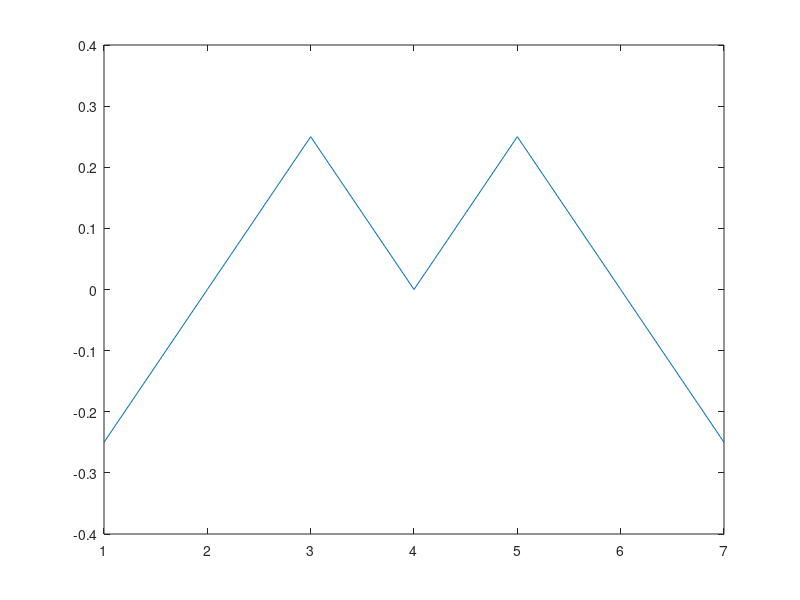
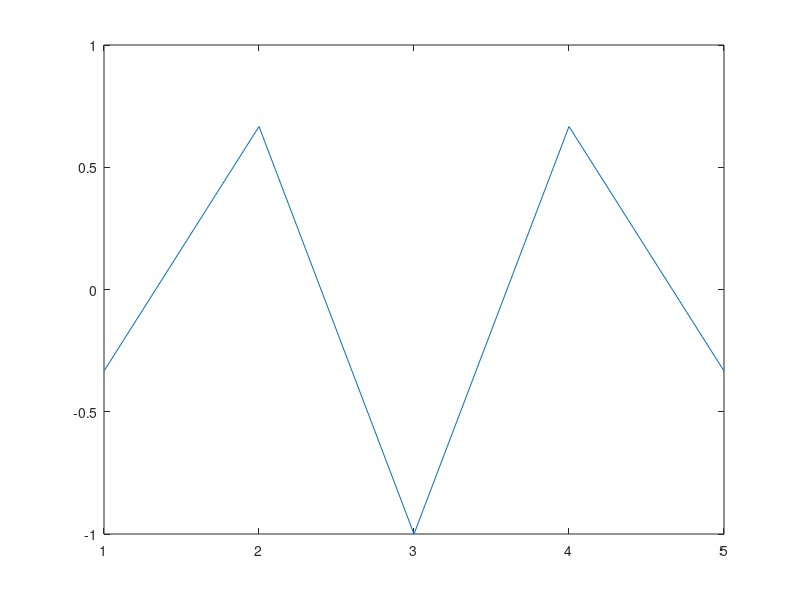
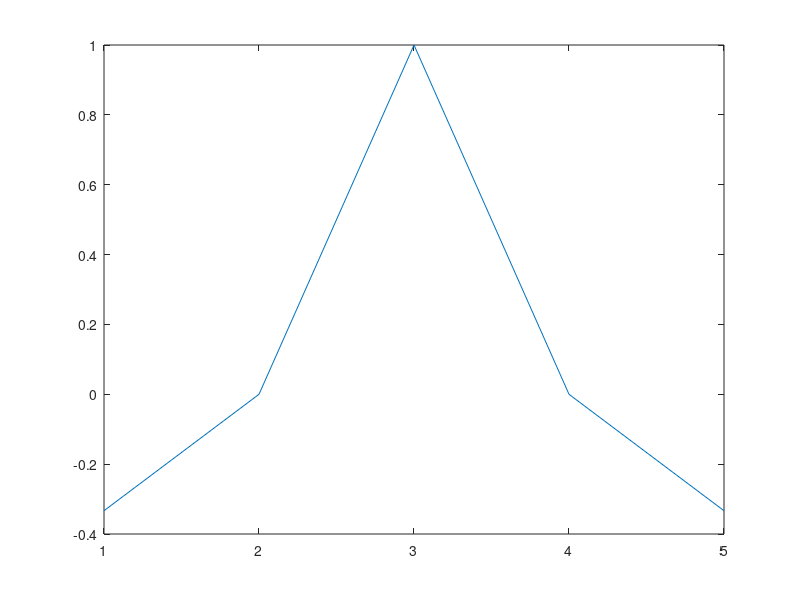

Here is the MATLAB script that generated these plots, in order:
a = [-1 , 1, -1,  1];
b = [ 1 , 1, -1, -1];
% [c d] = xcorr(a,b);
c = conv(a,b);
figure(143)
plot(c/length(a));


a = [-1 , 1, -1];
b = [ 1 ,-1,  1];
% [c d] = xcorr(a,b);
c = conv(a,b);
figure(144)
plot(c/length(a));


a = [-1 ,-1,  1];
b = [ 1 ,-1, -1];
% [c d] = xcorr(a,b);
c = conv(a,b);
figure(145)
plot(c/length(a));

